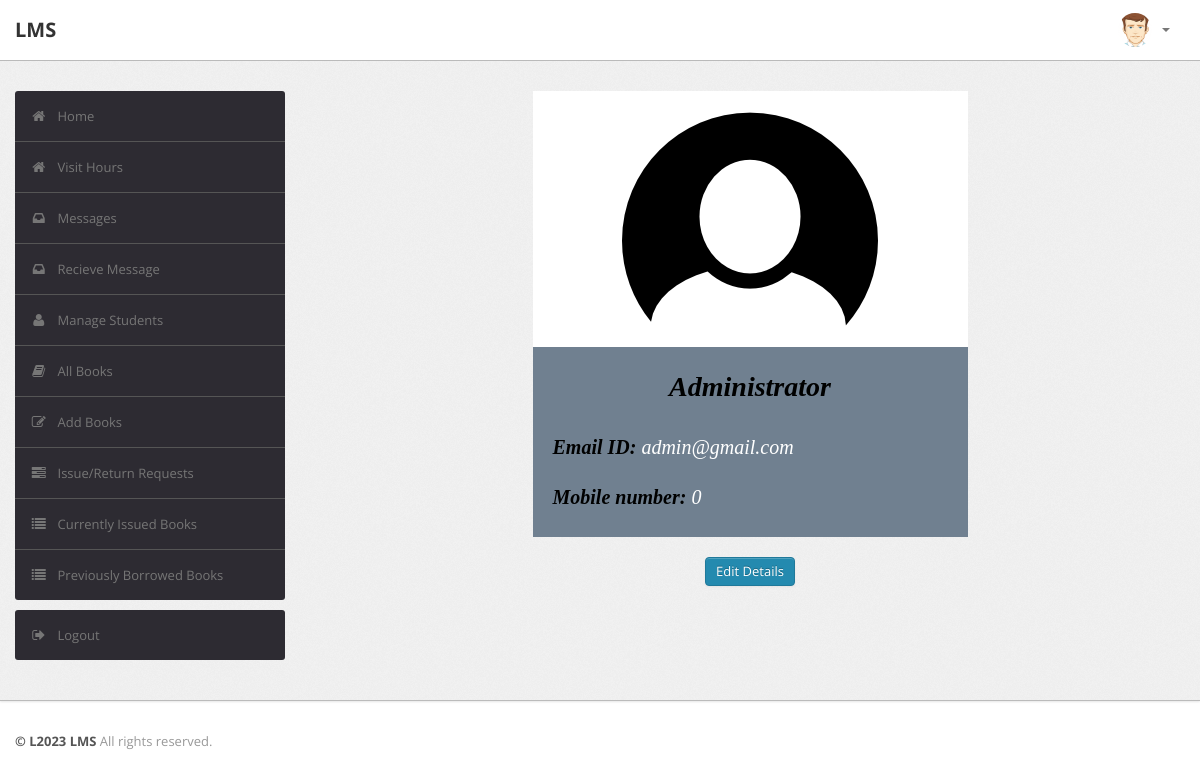
Screenshot of /staff/index.php (signed in) with the database file from the repository.
### tables this page shows
CREATE TABLE `user` (
  `RollNo` varchar(50) NOT NULL,
  `Name` varchar(50) DEFAULT NULL,
  `Type` varchar(50) DEFAULT NULL,
  `Category` varchar(50) DEFAULT NULL,
  `Department` varchar(255) NOT NULL,
  `EmailId` varchar(50) DEFAULT NULL,
  `MobNo` bigint(11) DEFAULT NULL,
  `Password` varchar(50) DEFAULT NULL,
  `Status` varchar(50) DEFAULT NULL,
  `VerificationCode` varchar(255) NOT NULL
);

### staff/index.php (the view, shortened to what this page needs)
<?php
require('dbconn.php');
?>
<?php
$rollno = $_SESSION['RollNo'];
                                $sql="select * from LMS.user where RollNo='$rollno'";
                                $result=$conn->query($sql);
                                $row=$result->fetch_assoc();
 if ($type =$row['Type'] !== 'librarian') {
    ?>
<!DOCTYPE html>
<html lang="en">
    <head>
        <link type="text/css" href="bootstrap/css/bootstrap.min.css" rel="stylesheet">
        <link type="text/css" href="bootstrap/css/bootstrap-responsive.min.css" rel="stylesheet">
        <link type="text/css" href="css/theme.css" rel="stylesheet">
        <link type="text/css" href="images/icons/css/font-awesome.css" rel="stylesheet">
    </head>
    <body>
        <div class="navbar navbar-fixed-top">
            <div class="navbar-inner">
                <div class="container">
                        <a class="brand" href="index.php">LMS </a>
                    <div class="nav-collapse collapse navbar-inverse-collapse">
                        <ul class="nav pull-right">
                            <li class="nav-user dropdown"><a href="#" class="dropdown-toggle" data-toggle="dropdown">
                                <img src="images/user.png" class="nav-avatar" />
                                <b class="caret"></b></a>
                            </li>
                        </ul>
                    </div>
                </div>
            </div>
        </div>
        <div class="wrapper">
            <div class="container">
                <div class="row">
                    <div class="span3">
                        <div class="sidebar">
                            <ul class="widget widget-menu unstyled">
                                <li class="active"><a href="index.php"><i class="menu-icon icon-home"></i>Home
                                </a></li>
                                <li class="active"><a href="../qr/index.php"><i class="menu-icon icon-home"></i>Visit Hours
                                </a></li>
                                 <li><a href="message.php"><i class="menu-icon icon-inbox"></i>Messages</a>
                                </li>
                                <li><a href="recieve.php"><i class="menu-icon icon-inbox"></i>Recieve Message</a>
                                </li>
                                <li><a href="student.php"><i class="menu-icon icon-user"></i>Manage Students </a>
                                </li>
                                <li><a href="book.php"><i class="menu-icon icon-book"></i>All Books </a></li>
                                <li><a href="addbook.php"><i class="menu-icon icon-edit"></i>Add Books </a></li>
                                <li><a href="requests.php"><i class="menu-icon icon-tasks"></i>Issue/Return Requests </a></li>
                                <li><a href="current.php"><i class="menu-icon icon-list"></i>Currently Issued Books </a></li>
                                <li><a href="pre.php"><i class="menu-icon icon-list"></i>Previously Borrowed Books </a></li>
                            </ul>
                            <ul class="widget widget-menu unstyled">
                                <li><a href="logout.php"><i class="menu-icon icon-signout"></i>Logout </a></li>
                            </ul>
                        </div>
                    </div>
                    <div class="span9">
                        <center>
                            <div class="card" style="width: 50%;">
                                <img class="card-img-top" src="images/profile2.png" alt="Card image cap">
                                <div class="card-body">
                                <?php
                                $rollno = $_SESSION['RollNo'];
                                $sql="select * from LMS.user where RollNo='$rollno'";
                                $result=$conn->query($sql);
                                $row=$result->fetch_assoc();
                                $name=$row['Name'];
                                $email=$row['EmailId'];
                                $mobno=$row['MobNo'];
                                ?>
                                    <i>
                                    <h1 class="card-title"><center><?php echo $name ?></center></h1>
                                    <br>
                                    <p><b>Email ID: </b><?php echo $email ?></p>
                                    <br>
                                    <p><b>Mobile number: </b><?php echo $mobno ?></p>
                                </i>
                                </div>
                            </div>
                        <br>
                        <a href="edit_admin_details.php" class="btn btn-primary">Edit Details</a>
                        </center>
                    </div>
                </div>
            </div>
        </div>
<div class="footer">
            <div class="container">
                <b class="copyright">&copy; L2023 LMS  </b>All rights reserved.
            </div>
        </div>
    </body>
</html>
<?php }
else {
    echo "<script type='text/javascript'>alert('Access Denied!!!')</script>";
} ?>

### staff/css/theme.css (style rules this page uses)
body { font-size: 13px; font-family: 'Open Sans', Arial, sans-serif; background: #fff; color: #777 }
h1, h2, h3, h4, h5, h6 { color: #333; margin-top: 0 }
h1 { font-size: 28px }
strong, b { color: #555 }
.wrapper { background: url(../images/bg.png) #eee; border-bottom: 1px solid #bbb; -webkit-box-shadow: 0 1px 2px rgba(0,0,0,0.1); -moz-box-shadow: 0 1px 2px rgba(0,0,0,0.1); box-shadow: 0 1px 2px rgba(0,0,0,0.1); padding: 30px 0 }
.footer { color: #999; padding: 30px 0 60px }
body [class^="icon-"], body [class*=" icon-"] { font-size: 14px; line-height: 20px; height: 20px }
.navbar { position: static!important; margin: 0!important }
.navbar .navbar-inner { background: #fff; border-bottom: 1px solid #bbb; -webkit-box-shadow: 0 1px 2px rgba(0,0,0,0.15); -moz-box-shadow: 0 1px 2px rgba(0,0,0,0.15); box-shadow: 0 1px 2px rgba(0,0,0,0.15) }
.navbar .brand { color: #333; font-weight: bold; font-size: 20px; margin-right: 20px; padding: 20px }
.navbar .nav>li>a { padding: 20px 15px; font-weight: bold; color: #777 }
.nav-user>a { height: 20px }
.nav-avatar { width: 34px; height: 34px; margin: -7px 5px 0 0; -webkit-border-radius: 50%; -moz-border-radius: 50%; border-radius: 50% }
.btn, .btn-box { -webkit-border-radius: 3px; -moz-border-radius: 3px; border-radius: 3px }
.btn { font-size: 13px; font-weight: 600 }
.btn { display: inline-block; margin-bottom: 0; font-weight: 400; text-align: center; vertical-align: middle; cursor: pointer; background-image: none; border: 1px solid transparent; white-space: nowrap; padding: 4px 10px; font-size: 13px; line-height: 1.42857; border-radius: 4px; -webkit-user-select: none; -moz-user-select: none; -ms-user-select: none; user-select: none }
.btn-primary { color: #fff; background-color: #248aaf; border-color: #20799a }
.widget-menu { background: #fff; -webkit-border-radius: 3px; -moz-border-radius: 3px; border-radius: 3px; overflow: hidden }
.widget-menu a { color: #555; display: block; line-height: 20px; padding: 15px; text-decoration: none!important }
.widget-menu .menu-icon { margin-right: 10px; color: #767676; -webkit-transition: all .2s ease-in-out; -moz-transition: all .2s ease-in-out; transition: all .2s ease-in-out; }
.widget-menu>li+li { border-top: 1px solid #555 }
.widget-menu>li>a { background-color: #2d2b32; color: #767676; -webkit-transition: all .2s ease-in-out; -moz-transition: all .2s ease-in-out; transition: all .2s ease-in-out; }
.card { border: 2px; font-family: "Times New Roman", Times, serif; background: rgb(255, 255, 255); }
.card-body { padding: 20px; background: rgb(112, 128, 144); text-align: left; color: rgb(255, 255, 255); }
.card-body p { font-size: 20px; }
.card-body h1 { color: rgb(0, 0, 0); }
.card-body b { color: rgb(0, 0 , 0); }

### rows the page displays
user: Name "Administrator", EmailId "admin@gmail.com", MobNo "0"
